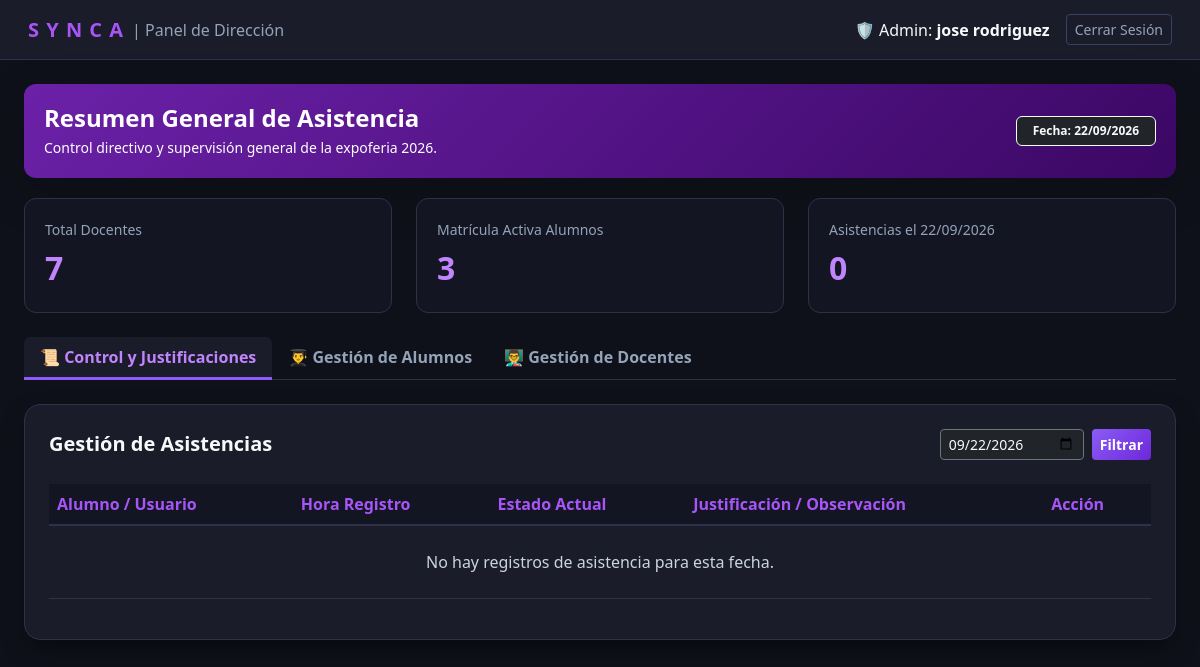
Before: /panel_admin.php (signed in) with the older database file.
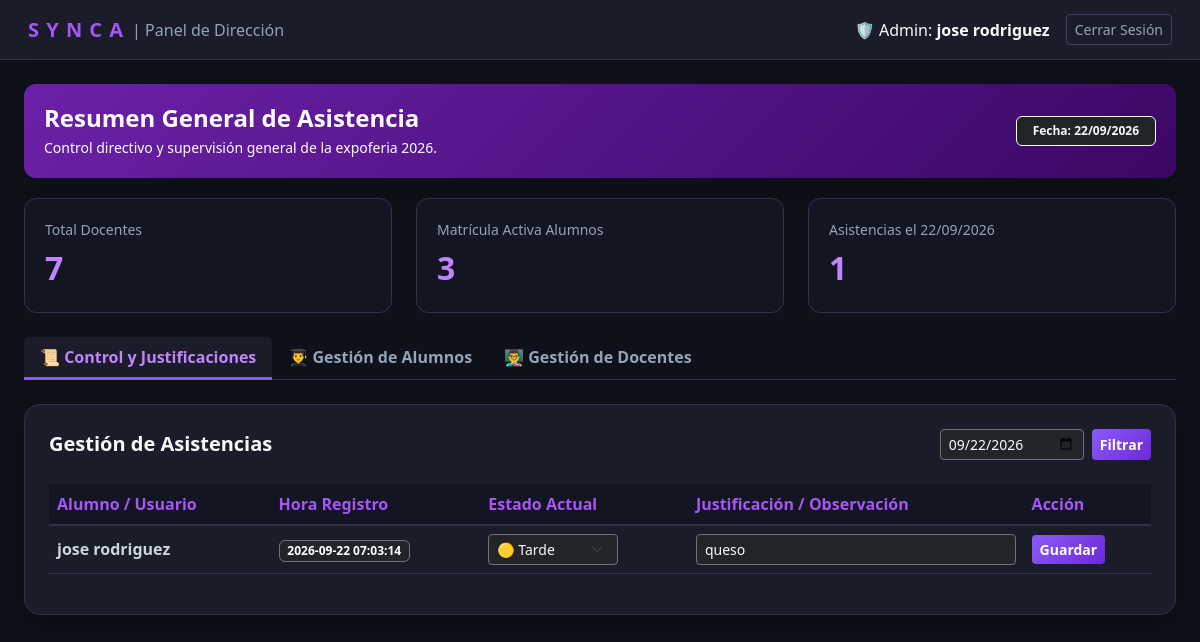
After: the same page with the newer database file.
### tables this page shows
CREATE TABLE `asistencia` (
  `id_asistencia` int(11) NOT NULL,
  `id_estudiante` int(11) NOT NULL,
  `id_clase` int(11) NOT NULL,
  `hora_registro` datetime NOT NULL,
  `id_profesor` int(11) DEFAULT NULL,
  `fecha_registro` date DEFAULT NULL,
  `observacion` varchar(255) DEFAULT NULL,
  `estado` varchar(30) DEFAULT 'A tiempo'
);

### panel_admin.php (the view, shortened to what this page needs)
<?php
require_once 'conexion.php';
$nombre_admin = $_SESSION['nombre'] ?? 'Director General';
$pestana_activa = $_REQUEST['tab'] ?? 'asistencias';
$fecha_filtro = $_REQUEST['fecha'] ?? date('Y-m-d');
try {
    $stmtHoy = $conexion->prepare("SELECT COUNT(*) FROM asistencia WHERE DATE(fecha_registro) = ?");
    $stmtHoy->execute([$fecha_filtro]);
    $totalAsistenciasHoy = $stmtHoy->fetchColumn();
} catch (PDOException $e) {
    $totalProfesores = $totalAlumnos = $totalAsistenciasHoy = 0;
}
try {
    $sqlAsistencias = "SELECT
                        a.id_asistencia,
                        COALESCE(e.nombre, p.nombre, 'Usuario') AS nombre,
                        COALESCE(e.apellido, p.apellido, '') AS apellido,
                        a.hora_registro,
                        COALESCE(NULLIF(a.estado, ''), 'A tiempo') AS estado,
                        COALESCE(a.observacion, '') AS observacion
                       FROM asistencia a
                       LEFT JOIN estudiante e ON a.id_estudiante = e.id_estudiante
                       LEFT JOIN profesor p ON a.id_profesor = p.id_profesor
                       WHERE DATE(a.fecha_registro) = ?
                       ORDER BY a.id_asistencia DESC";
    $stmtAsis = $conexion->prepare($sqlAsistencias);
    $stmtAsis->execute([$fecha_filtro]);
    $listaAsistencias = $stmtAsis->fetchAll(PDO::FETCH_ASSOC);
} catch (PDOException $e) {
    $listaAsistencias = [];
}
try {
    $stmtAlumnos = $conexion->query("SELECT * FROM estudiante ORDER BY nombre ASC");
    $listaAlumnos = $stmtAlumnos->fetchAll(PDO::FETCH_ASSOC);
} catch (PDOException $e) {
    $listaAlumnos = [];
}
try {
    $stmtProf = $conexion->query("SELECT * FROM profesor ORDER BY nombre ASC");
    $listaProfesores = $stmtProf->fetchAll(PDO::FETCH_ASSOC);
} catch (PDOException $ex) {
    try {
        $stmtProf = $conexion->query("SELECT id_docente AS id_profesor, nombre, apellido, usuario FROM docentes ORDER BY nombre ASC");
        $listaProfesores = $stmtProf->fetchAll(PDO::FETCH_ASSOC);
    } catch (PDOException $e) {
        $listaProfesores = [];
    }
}
?>
<!DOCTYPE html>
<html lang="es">
<head>
    <link href="https://cdn.jsdelivr.net/npm/bootstrap@5.3.0/dist/css/bootstrap.min.css" rel="stylesheet">
</head>
<body>
    <nav class="navbar-admin d-flex justify-content-between align-items-center">
        <div class="d-flex align-items-center gap-2">
            <span class="brand-logo">S Y N C A</span>
            <span class="text-subtle fs-6">| Panel de Dirección</span>
        </div>
        <div class="d-flex align-items-center gap-3">
            <span class="text-light">🛡️ Admin: <b><?= htmlspecialchars($nombre_admin) ?></b></span>
            <a href="logout.php" class="btn btn-sm btn-outline-custom">Cerrar Sesión</a>
        </div>
    </nav>
    <div class="container-fluid py-4 px-4">
        <div class="banner-purple d-flex justify-content-between align-items-center shadow-lg">
            <div>
                <h4 class="fw-bold mb-1">Resumen General de Asistencia</h4>
                <p class="mb-0 text-light-50 small">Control directivo y supervisión general de la expoferia 2026.</p>
            </div>
            <span class="badge bg-dark border border-light text-light px-3 py-2">Fecha: <?= date('d/m/Y', strtotime($fecha_filtro)) ?></span>
        </div>
        <div class="row g-4 mb-4">
            <div class="col-md-4">
                <div class="stat-card">
                    <span class="text-subtle small d-block mb-1">Total Docentes</span>
                    <span class="stat-number"><?= count($listaProfesores) ?></span>
                </div>
            </div>
            <div class="col-md-4">
                <div class="stat-card">
                    <span class="text-subtle small d-block mb-1">Matrícula Activa Alumnos</span>
                    <span class="stat-number"><?= count($listaAlumnos) ?></span>
                </div>
            </div>
            <div class="col-md-4">
                <div class="stat-card">
                    <span class="text-subtle small d-block mb-1">Asistencias el <?= date('d/m/Y', strtotime($fecha_filtro)) ?></span>
                    <span class="stat-number"><?= $totalAsistenciasHoy ?></span>
                </div>
            </div>
        </div>
        <ul class="nav nav-tabs mb-4">
            <li class="nav-item">
                <a class="nav-link <?= $pestana_activa === 'asistencias' ? 'active' : '' ?>" href="?tab=asistencias&fecha=<?= urlencode($fecha_filtro) ?>">📜 Control y Justificaciones</a>
            </li>
            <li class="nav-item">
                <a class="nav-link <?= $pestana_activa === 'alumnos' ? 'active' : '' ?>" href="?tab=alumnos">👨‍🎓 Gestión de Alumnos</a>
            </li>
            <li class="nav-item">
                <a class="nav-link <?= $pestana_activa === 'profesores' ? 'active' : '' ?>" href="?tab=profesores">👨‍🏫 Gestión de Docentes</a>
            </li>
        </ul>
        <?php if ($pestana_activa === 'asistencias'): ?>
        <div class="card card-custom p-4">
            <div class="d-flex justify-content-between align-items-center mb-4">
                <h5 class="fw-bold text-light mb-0">Gestión de Asistencias</h5>
                <form method="GET" class="d-flex gap-2">
                    <input type="date" name="fecha" class="form-control form-control-sm bg-dark text-light border-secondary" value="<?= htmlspecialchars($fecha_filtro) ?>">
                    <button type="submit" class="btn btn-purple btn-sm">Filtrar</button>
                </form>
            </div>
            <div class="table-responsive">
                <table class="table table-dark-custom align-middle">
                    <thead>
                        <tr>
                            <th>Alumno / Usuario</th>
                            <th>Hora Registro</th>
                            <th>Estado Actual</th>
                            <th>Justificación / Observación</th>
                            <th>Acción</th>
                        </tr>
                    </thead>
                    <tbody>
                        <?php if (empty($listaAsistencias)): ?>
                            <tr><td colspan="5" class="text-center py-4 text-subtle">No hay registros de asistencia para esta fecha.</td></tr>
                        <?php else: ?>
                            <?php foreach ($listaAsistencias as $row):
                                $estadoActual = trim($row['estado']);
                            ?>
                            <tr>
                                <td class="fw-semibold text-light"><?= htmlspecialchars($row['nombre'] . ' ' . $row['apellido']) ?></td>
                                <td><span class="badge bg-dark border border-secondary"><?= htmlspecialchars($row['hora_registro']) ?></span></td>
                                <form method="POST" action="?tab=asistencias&fecha=<?= urlencode($fecha_filtro) ?>">
                                    <td>
                                        <select name="estado" class="form-select form-select-sm bg-dark text-light border-secondary" style="width: 130px;">
                                            <option value="Tarde" <?= strtolower($estadoActual) === 'tarde' ? 'selected' : '' ?>>🟡 Tarde</option>
                                        </select>
                                    </td>
                                    <td>
                                        <input type="text" name="observacion" class="form-control form-control-sm bg-dark text-light border-secondary" placeholder="Escribir nota..." value="<?= htmlspecialchars($row['observacion']) ?>">
                                    </td>
                                    <td>
                                        <button type="submit" class="btn btn-purple btn-sm">Guardar</button>
                                    </td>
                                </form>
                            </tr>
                            <?php endforeach; ?>
                        <?php endif; ?>
                    </tbody>
                </table>
            </div>
        </div>
        <?php endif; ?>
    </div>
</body>
</html>

### panel_admin.php (style rules this page uses)
body { background-color: #0f111a; color: #e2e8f0; font-family: 'Segoe UI', system-ui, -apple-system, sans-serif; min-height: 100vh; }
.navbar-admin { background-color: #1a1c29; border-bottom: 1px solid #2d3248; padding: 14px 28px; }
.brand-logo { color: #a855f7; font-weight: 700; font-size: 1.25rem; letter-spacing: 1px; }
.card-custom { background-color: #1a1c29; border: 1px solid #2d3248; border-radius: 16px; box-shadow: 0 10px 25px -5px rgba(0, 0, 0, 0.5); }
.banner-purple { background: linear-gradient(135deg, #6b21a8 0%, #3b0764 100%); border-radius: 12px; padding: 20px; color: #ffffff; margin-bottom: 20px; }
.stat-card { background-color: #131522; border: 1px solid #2d3248; border-radius: 12px; padding: 20px; }
.stat-number { font-size: 2rem; font-weight: 700; color: #c084fc; }
.btn-purple { background: linear-gradient(135deg, #8b5cf6 0%, #6d28d9 100%); color: #ffffff; border: none; font-weight: 600; }
.btn-outline-custom { border: 1px solid #3b4261; color: #94a3b8; background: transparent; }
.table-dark-custom thead th { background-color: #131522 !important; color: #a855f7 !important; border-bottom: 2px solid #2d3248 !important; }
.table-dark-custom tbody td { background-color: transparent !important; color: #cbd5e1 !important; border-bottom: 1px solid #2d3248 !important; vertical-align: middle; }
.text-subtle { color: #94a3b8 !important; }
.nav-tabs { border-bottom: 1px solid #2d3248; }
.nav-tabs .nav-link { color: #94a3b8; border: none; font-weight: 600; }
.nav-tabs .nav-link.active { background-color: #1a1c29; color: #c084fc; border-bottom: 3px solid #8b5cf6; }

Changed rows visible on the page:
added asistencia: apellido "jose rodriguez", hora_registro "2026-09-22 07:03:14", estado "🟡 Tarde", observacion "queso"
Other visible differences:
$totalAsistenciasHoy: "0" → "1"
text no longer shown: "No hay registros de asistencia para esta fecha."
